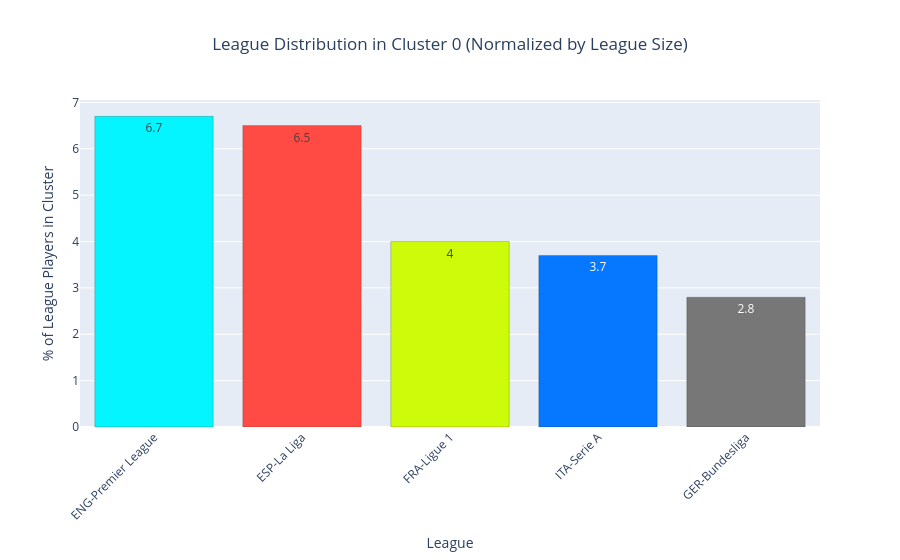

Here is the notebook cell this chart was saved with:
### Code cell
def plot_cluster_positions(cluster_id, df_clusters=df_clusters):
    """
    Create a bar plot showing the distribution of positions in a specific cluster
    """
    cluster_data = df_clusters[df_clusters['cluster'] == cluster_id]
    pos_counts = cluster_data['pos'].value_counts().reset_index()
    pos_counts.columns = ['Position', 'Count']
    
    unique_positions = sorted(df_clusters['pos'].unique())
    colors = plt.cm.tab20(np.linspace(0, 1, len(unique_positions)))
    color_map = {
        pos: f'#{int(colors[i][0]*255):02x}{int(colors[i][1]*255):02x}{int(colors[i][2]*255):02x}'
        for i, pos in enumerate(unique_positions)
    }
    
    fig = px.bar(
        pos_counts,
        x='Position',
        y='Count',
        title=f'Position Distribution in Cluster {cluster_id}',
        labels={'Count': 'Number of Players', 'Position': 'Position'},
        color='Position',
        color_discrete_map=color_map,
        text='Count'
    )
    fig.update_traces(textposition='auto')
    fig.update_layout(title_x=0.5)
    fig.show()

def plot_cluster_league(cluster_id, df_clusters=df_clusters):
    """
    Create a bar plot showing the normalized distribution of leagues in a specific cluster
    (normalized by the total number of players in each league)
    """
    cluster_data = df_clusters[df_clusters['cluster'] == cluster_id]
    
    # Count players by league in this cluster
    league_counts_cluster = cluster_data['league'].value_counts().reset_index()
    league_counts_cluster.columns = ['League', 'Count_in_Cluster']
    
    # Count total players by league in the entire dataset
    league_counts_total = df_clusters['league'].value_counts().reset_index()
    league_counts_total.columns = ['League', 'Total_Count']
    
    # Merge and calculate normalized percentage
    league_data = league_counts_cluster.merge(league_counts_total, on='League')
    league_data['Percentage'] = (league_data['Count_in_Cluster'] / league_data['Total_Count'] * 100).round(1)
    
    # Sort by percentage descending
    league_data = league_data.sort_values('Percentage', ascending=False)
    
    # Define league colors with hex codes
    league_colors = {
        'ESP-La Liga': "#FF4B44",
        'ENG-Premier League': '#04F5FF',
        'GER-Bundesliga': "#777777",
        'FRA-Ligue 1': '#CDFB0A',
        'ITA-Serie A': '#0578FF'
    }
    
    fig = px.bar(
        league_data,
        x='League',
        y='Percentage',
        title=f'League Distribution in Cluster {cluster_id} (Normalized by League Size)',
        labels={'Percentage': '% of League Players in Cluster', 'League': 'League'},
        text='Percentage',
        color='League',
        color_discrete_map=league_colors,
        hover_data={'Count_in_Cluster': True, 'Total_Count': True, 'Percentage': ':.1f'}
    )
    
    fig.update_traces(textposition='auto', marker_line_width=0.2, marker_line_color='black')
    fig.update_layout(title_x=0.5, xaxis_tickangle=-45, showlegend=False)
    fig.show()
    
plot_cluster_league(0)

### Figure 1 — Plotly figure (JSON) as saved in the notebook; plotly's stock layout.template omitted (floating-point values rounded to 4 significant figures)
{"data": [{"customdata": [[51, 759]], "hovertemplate": "League=%{x}<br>% of League Players in Cluster=%{text:.1f}<br>Count_in_Cluster=%{customdata[0]}<br>Total_Count=%{customdata[1]}<extra></extra>", "legendgroup": "ENG-Premier League", "marker": {"color": "#04F5FF", "line": {"color": "black", "width": 0.2}, "pattern": {"shape": ""}}, "name": "ENG-Premier League", "orientation": "v", "showlegend": true, "text": [6.7], "textposition": "auto", "type": "bar", "x": ["ENG-Premier League"], "xaxis": "x", "y": [6.7], "yaxis": "y"}, {"customdata": [[37, 567]], "hovertemplate": "League=%{x}<br>% of League Players in Cluster=%{text:.1f}<br>Count_in_Cluster=%{customdata[0]}<br>Total_Count=%{customdata[1]}<extra></extra>", "legendgroup": "ESP-La Liga", "marker": {"color": "#FF4B44", "line": {"color": "black", "width": 0.2}, "pattern": {"shape": ""}}, "name": "ESP-La Liga", "orientation": "v", "showlegend": true, "text": [6.5], "textposition": "auto", "type": "bar", "x": ["ESP-La Liga"], "xaxis": "x", "y": [6.5], "yaxis": "y"}, {"customdata": [[25, 632]], "hovertemplate": "League=%{x}<br>% of League Players in Cluster=%{text:.1f}<br>Count_in_Cluster=%{customdata[0]}<br>Total_Count=%{customdata[1]}<extra></extra>", "legendgroup": "FRA-Ligue 1", "marker": {"color": "#CDFB0A", "line": {"color": "black", "width": 0.2}, "pattern": {"shape": ""}}, "name": "FRA-Ligue 1", "orientation": "v", "showlegend": true, "text": [4.0], "textposition": "auto", "type": "bar", "x": ["FRA-Ligue 1"], "xaxis": "x", "y": [4.0], "yaxis": "y"}, {"customdata": [[28, 763]], "hovertemplate": "League=%{x}<br>% of League Players in Cluster=%{text:.1f}<br>Count_in_Cluster=%{customdata[0]}<br>Total_Count=%{customdata[1]}<extra></extra>", "legendgroup": "ITA-Serie A", "marker": {"color": "#0578FF", "line": {"color": "black", "width": 0.2}, "pattern": {"shape": ""}}, "name": "ITA-Serie A", "orientation": "v", "showlegend": true, "text": [3.7], "textposition": "auto", "type": "bar", "x": ["ITA-Serie A"], "xaxis": "x", "y": [3.7], "yaxis": "y"}, {"customdata": [[19, 671]], "hovertemplate": "League=%{x}<br>% of League Players in Cluster=%{text:.1f}<br>Count_in_Cluster=%{customdata[0]}<br>Total_Count=%{customdata[1]}<extra></extra>", "legendgroup": "GER-Bundesliga", "marker": {"color": "#777777", "line": {"color": "black", "width": 0.2}, "pattern": {"shape": ""}}, "name": "GER-Bundesliga", "orientation": "v", "showlegend": true, "text": [2.8], "textposition": "auto", "type": "bar", "x": ["GER-Bundesliga"], "xaxis": "x", "y": [2.8], "yaxis": "y"}], "layout": {"barmode": "relative", "legend": {"title": {"text": "League"}, "tracegroupgap": 0}, "showlegend": false, "title": {"text": "League Distribution in Cluster 0 (Normalized by League Size)", "x": 0.5}, "xaxis": {"anchor": "y", "categoryarray": ["ENG-Premier League", "ESP-La Liga", "FRA-Ligue 1", "ITA-Serie A", "GER-Bundesliga"], "categoryorder": "array", "domain": [0, 1], "tickangle": -45, "title": {"text": "League"}}, "yaxis": {"anchor": "x", "domain": [0, 1], "title": {"text": "% of League Players in Cluster"}}}}
